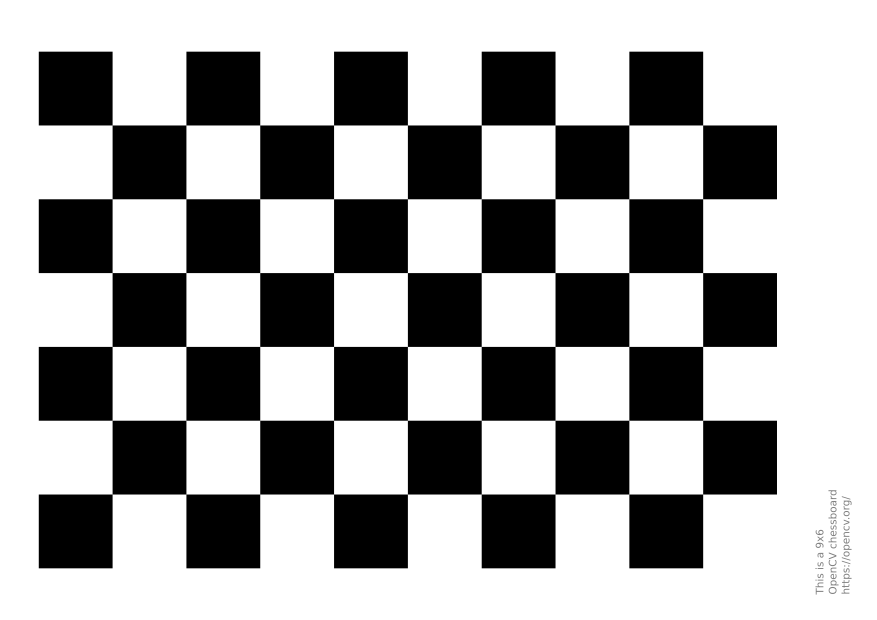
#> input picture lab9/pattern.png, 1754 x 1240 px, given in place of the camera (shown at 1/2 size)
$ python main.py
#> lines starting #> are read from the running program, lines starting #| are printed output that depends on the picture; after the words box and inside, x2 and y2 are one past the last pixel; in counts of white or black regions, pixels touching at a corner belong together
import cv2
import datetime

cam = cv2.VideoCapture(0)


def nothing(x):
    pass


threshold1 = 200
threshold2 = 200
cv2.namedWindow("trackbars")
cv2.createTrackbar("threshold1", "trackbars", threshold1, 500, nothing)
cv2.createTrackbar("threshold2", "trackbars", threshold2, 500, nothing)

while True:
    ret, frame = cam.read()
#> frame is the input picture: shape (1240, 1754, 3); min 0, max 255, mean 165.4
    flipped = cv2.flip(frame, 1)
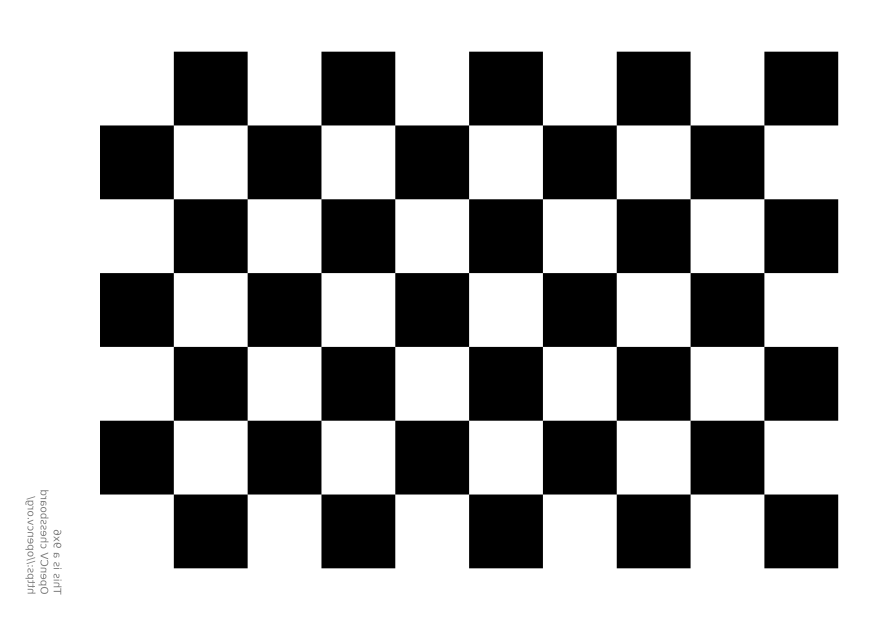
#> flipped: shape (1240, 1754, 3) (shown at 1/2 size); min 0, max 255, mean 165.4

    start_time = datetime.datetime.now()
    gray = cv2.cvtColor(flipped, cv2.COLOR_BGR2GRAY)

    Canny = cv2.Canny(gray, cv2.getTrackbarPos('threshold1', 'trackbars'),
                      cv2.getTrackbarPos('threshold2', 'trackbars'))
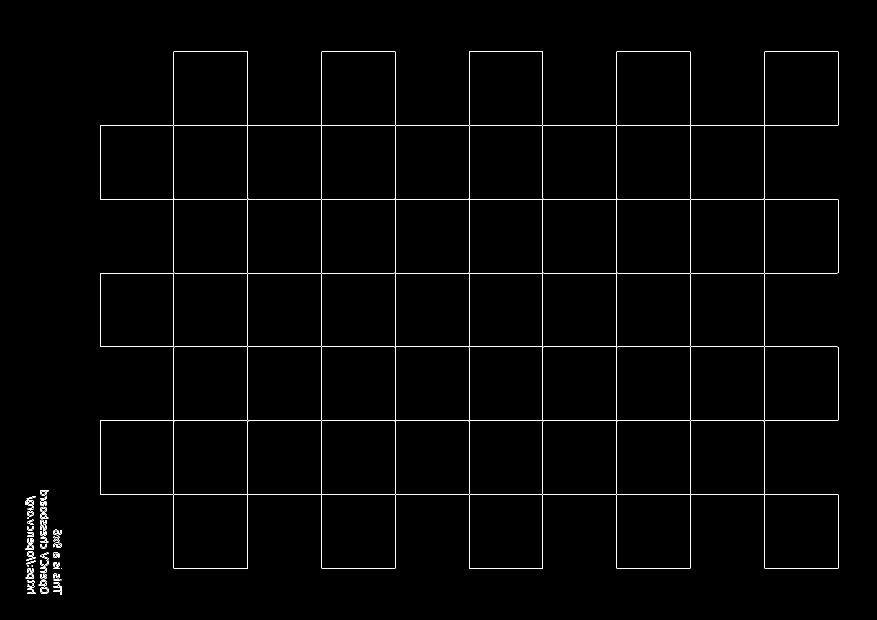
#> Canny: shape (1240, 1754) (shown at 1/2 size); 1.1% white in thin lines or dots, all inside (x1, y1, x2, y2) = (50, 103, 1677, 1190)

    kernel = cv2.getStructuringElement(cv2.MORPH_ELLIPSE, (5, 5))
    morph = cv2.morphologyEx(Canny, cv2.MORPH_CLOSE, kernel)
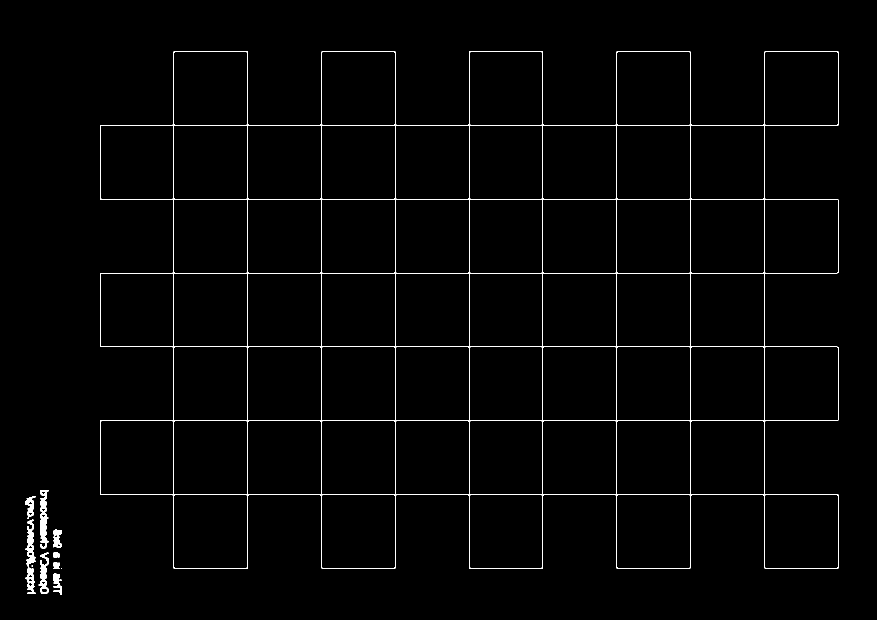
#> morph: shape (1240, 1754) (shown at 1/2 size); 1.2% white in thin lines or dots, all inside (x1, y1, x2, y2) = (50, 103, 1677, 1190)
    contours, find = cv2.findContours(morph, cv2.RETR_TREE, cv2.CHAIN_APPROX_SIMPLE)
#> contours = 80 contours, 2 with area under 20; largest, box (x1, y1, x2, y2) and area: (200, 103, 1677, 1137) 1199026, (1233, 841, 1382, 990) 21892, (1085, 841, 1234, 990) 21892, (790, 841, 939, 990) 21892, (642, 841, 791, 990) 21892; find = 80 rows, first 6: [1, -1, -1, -1], [2, 0, -1, -1], [3, 1, -1, -1], [4, 2, -1, -1], [5, 3, -1, -1], [8, 4, 6, -1]
    contoursDraw = cv2.drawContours(flipped, contours, -1, (0, 0, 255))
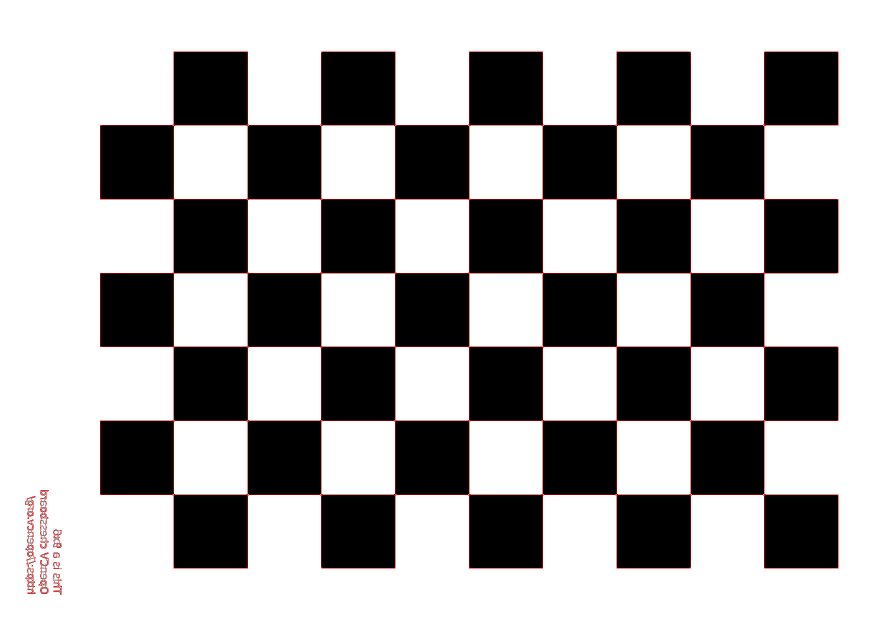
#> contoursDraw: shape (1240, 1754, 3) (shown at 1/2 size); mean B, G, R 164.1, 164.1, 166.7
    end_time = datetime.datetime.now()

    if not ret:
        print("failed to grab frame")
        break
    cv2.imshow("Webcam", contoursDraw)

    time_diff = (end_time - start_time)
    execution_time = time_diff.total_seconds() * 1000000
    print(f'Czas przetwarzania obrazu {int(execution_time)} mikrosekund')

    k = cv2.waitKey(1)
#> (key Esc is pressed here)
    if k % 256 == 27:
        # ESC pressed
        print("Escape hit, closing...")
        break

cam.release()
cv2.destroyAllWindows()
